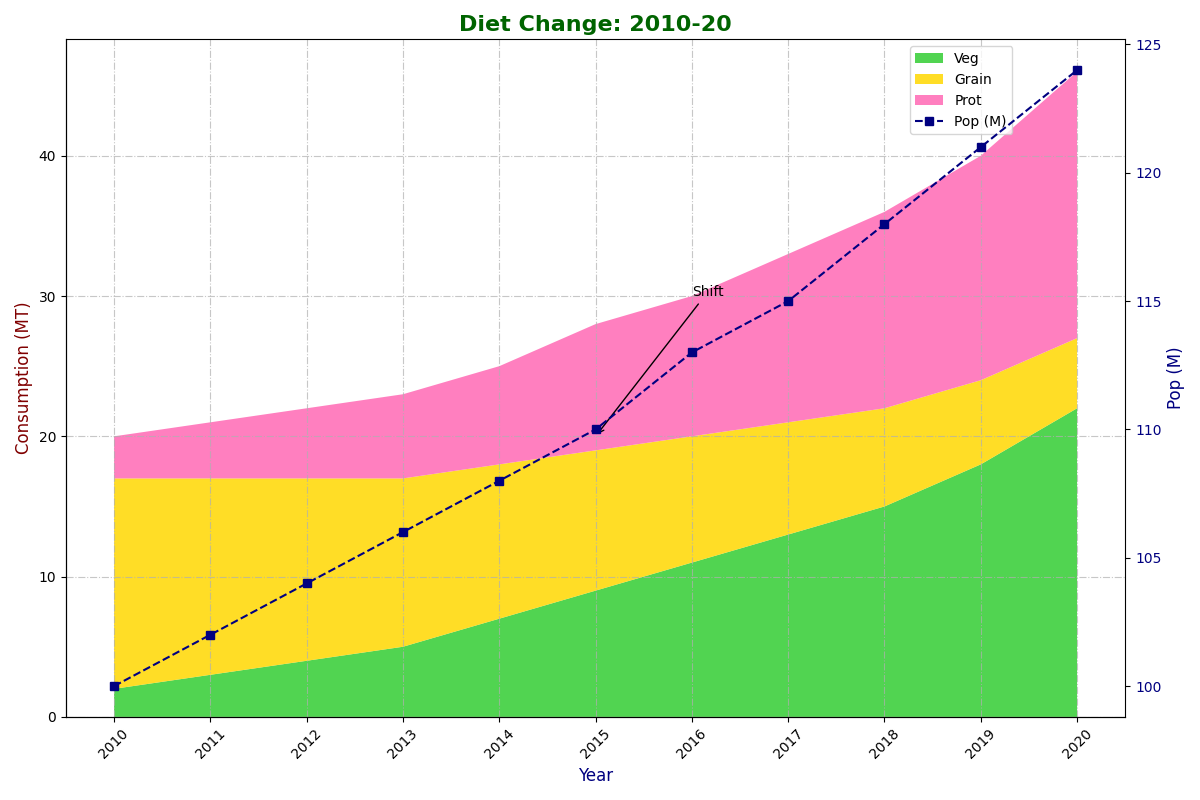

Recreate this plot in Python.
import matplotlib.pyplot as plt
import numpy as np

years = np.arange(2010, 2021)
vegetables = np.array([2, 3, 4, 5, 7, 9, 11, 13, 15, 18, 22])
grains = np.array([15, 14, 13, 12, 11, 10, 9, 8, 7, 6, 5])
proteins = np.array([3, 4, 5, 6, 7, 9, 10, 12, 14, 16, 19])
population_growth = np.array([100, 102, 104, 106, 108, 110, 113, 115, 118, 121, 124])

fig, ax1 = plt.subplots(figsize=(12, 8))

ax1.stackplot(years, vegetables, grains, proteins,
              labels=['Veg', 'Grain', 'Prot'],
              colors=['#32CD32', '#FFD700', '#FF69B4'], alpha=0.85)

ax1.set_title('Diet Change: 2010-20', fontsize=16, fontweight='bold', color='darkgreen')
ax1.set_xlabel('Year', fontsize=12, color='navy')
ax1.set_ylabel('Consumption (MT)', fontsize=12, color='maroon')
ax1.grid(True, linestyle='-.', alpha=0.7)
ax1.set_xticks(years)
ax1.set_xticklabels(years, rotation=45)
ax1.spines['top'].set_visible(False)  # Hide top border
ax1.spines['right'].set_visible(False)  # Hide right border

ax2 = ax1.twinx()
ax2.plot(years, population_growth, color='navy', linestyle='--', marker='s', label='Pop (M)')
ax2.set_ylabel('Pop (M)', fontsize=12, color='navy')
ax2.tick_params(axis='y', labelcolor='navy')

lines, labels = ax1.get_legend_handles_labels()
lines2, labels2 = ax2.get_legend_handles_labels()
ax1.legend(lines + lines2, labels + labels2, loc='upper right', fontsize=10, bbox_to_anchor=(0.9, 1.0))

ax1.annotate('Shift', xy=(2015, 20), xytext=(2016, 30),
             arrowprops=dict(facecolor='red', arrowstyle='->'), fontsize=10)

plt.tight_layout()
plt.show()
